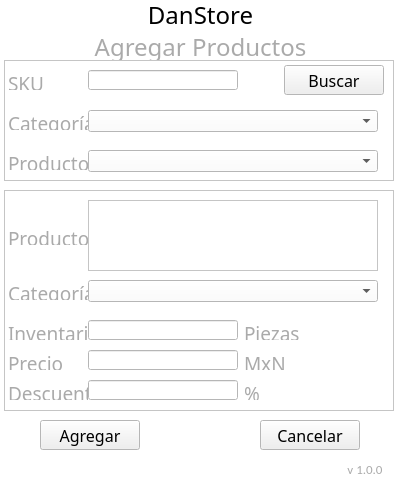
<?xml version="1.0" encoding="UTF-8"?>
<ui version="4.0">
 <class>MainWindow</class>
 <widget class="QMainWindow" name="MainWindow">
  <property name="geometry">
   <rect>
    <x>0</x>
    <y>0</y>
    <width>400</width>
    <height>480</height>
   </rect>
  </property>
  <property name="minimumSize">
   <size>
    <width>400</width>
    <height>480</height>
   </size>
  </property>
  <property name="maximumSize">
   <size>
    <width>400</width>
    <height>600</height>
   </size>
  </property>
  <property name="palette">
   <palette>
    <active>
     <colorrole role="Base">
      <brush brushstyle="SolidPattern">
       <color alpha="255">
        <red>255</red>
        <green>255</green>
        <blue>255</blue>
       </color>
      </brush>
     </colorrole>
     <colorrole role="Window">
      <brush brushstyle="SolidPattern">
       <color alpha="255">
        <red>255</red>
        <green>255</green>
        <blue>255</blue>
       </color>
      </brush>
     </colorrole>
    </active>
    <inactive>
     <colorrole role="Base">
      <brush brushstyle="SolidPattern">
       <color alpha="255">
        <red>255</red>
        <green>255</green>
        <blue>255</blue>
       </color>
      </brush>
     </colorrole>
     <colorrole role="Window">
      <brush brushstyle="SolidPattern">
       <color alpha="255">
        <red>255</red>
        <green>255</green>
        <blue>255</blue>
       </color>
      </brush>
     </colorrole>
    </inactive>
    <disabled>
     <colorrole role="Base">
      <brush brushstyle="SolidPattern">
       <color alpha="255">
        <red>255</red>
        <green>255</green>
        <blue>255</blue>
       </color>
      </brush>
     </colorrole>
     <colorrole role="Window">
      <brush brushstyle="SolidPattern">
       <color alpha="255">
        <red>255</red>
        <green>255</green>
        <blue>255</blue>
       </color>
      </brush>
     </colorrole>
    </disabled>
   </palette>
  </property>
  <property name="windowTitle">
   <string>Agregar Productos</string>
  </property>
  <widget class="QWidget" name="centralwidget">
   <widget class="QLabel" name="L14">
    <property name="geometry">
     <rect>
      <x>340</x>
      <y>460</y>
      <width>50</width>
      <height>20</height>
     </rect>
    </property>
    <property name="font">
     <font>
      <family>Calibri</family>
      <pointsize>14</pointsize>
     </font>
    </property>
    <property name="text">
     <string>&lt;html&gt;&lt;head/&gt;&lt;body&gt;&lt;p&gt;&lt;span style=&quot; font-size:10pt; color:#aaaaaa;&quot;&gt;v 1.0.0&lt;/span&gt;&lt;/p&gt;&lt;/body&gt;&lt;/html&gt;</string>
    </property>
    <property name="alignment">
     <set>Qt::AlignCenter</set>
    </property>
   </widget>
   <widget class="QLabel" name="L1">
    <property name="geometry">
     <rect>
      <x>0</x>
      <y>0</y>
      <width>401</width>
      <height>30</height>
     </rect>
    </property>
    <property name="font">
     <font>
      <family>Impact</family>
      <pointsize>18</pointsize>
     </font>
    </property>
    <property name="text">
     <string>DanStore</string>
    </property>
    <property name="alignment">
     <set>Qt::AlignCenter</set>
    </property>
   </widget>
   <widget class="QPushButton" name="b_Cancelar">
    <property name="geometry">
     <rect>
      <x>260</x>
      <y>420</y>
      <width>100</width>
      <height>30</height>
     </rect>
    </property>
    <property name="font">
     <font>
      <family>Swis721 LtCn BT</family>
      <pointsize>12</pointsize>
     </font>
    </property>
    <property name="focusPolicy">
     <enum>Qt::StrongFocus</enum>
    </property>
    <property name="text">
     <string>Cancelar</string>
    </property>
   </widget>
   <widget class="QFrame" name="fr_buscar">
    <property name="geometry">
     <rect>
      <x>4</x>
      <y>60</y>
      <width>390</width>
      <height>121</height>
     </rect>
    </property>
    <property name="frameShape">
     <enum>QFrame::StyledPanel</enum>
    </property>
    <property name="frameShadow">
     <enum>QFrame::Raised</enum>
    </property>
    <widget class="QPushButton" name="b_Buscar">
     <property name="geometry">
      <rect>
       <x>280</x>
       <y>5</y>
       <width>100</width>
       <height>30</height>
      </rect>
     </property>
     <property name="font">
      <font>
       <family>Swis721 LtCn BT</family>
       <pointsize>12</pointsize>
      </font>
     </property>
     <property name="focusPolicy">
      <enum>Qt::StrongFocus</enum>
     </property>
     <property name="text">
      <string>Buscar</string>
     </property>
    </widget>
    <widget class="QLabel" name="L3">
     <property name="geometry">
      <rect>
       <x>4</x>
       <y>10</y>
       <width>80</width>
       <height>20</height>
      </rect>
     </property>
     <property name="font">
      <font>
       <family>Swis721 LtCn BT</family>
       <pointsize>14</pointsize>
      </font>
     </property>
     <property name="text">
      <string>&lt;html&gt;&lt;head/&gt;&lt;body&gt;&lt;p&gt;&lt;span style=&quot; color:#aaaaaa;&quot;&gt;SKU&lt;/span&gt;&lt;/p&gt;&lt;/body&gt;&lt;/html&gt;</string>
     </property>
    </widget>
    <widget class="QLineEdit" name="D_sku">
     <property name="geometry">
      <rect>
       <x>84</x>
       <y>10</y>
       <width>150</width>
       <height>20</height>
      </rect>
     </property>
     <property name="palette">
      <palette>
       <active>
        <colorrole role="Text">
         <brush brushstyle="SolidPattern">
          <color alpha="255">
           <red>0</red>
           <green>160</green>
           <blue>245</blue>
          </color>
         </brush>
        </colorrole>
       </active>
       <inactive>
        <colorrole role="Text">
         <brush brushstyle="SolidPattern">
          <color alpha="255">
           <red>0</red>
           <green>160</green>
           <blue>245</blue>
          </color>
         </brush>
        </colorrole>
       </inactive>
       <disabled>
        <colorrole role="Text">
         <brush brushstyle="SolidPattern">
          <color alpha="255">
           <red>120</red>
           <green>120</green>
           <blue>120</blue>
          </color>
         </brush>
        </colorrole>
       </disabled>
      </palette>
     </property>
     <property name="font">
      <font>
       <family>Calibri</family>
       <pointsize>12</pointsize>
      </font>
     </property>
     <property name="text">
      <string/>
     </property>
     <property name="maxLength">
      <number>10</number>
     </property>
     <property name="clearButtonEnabled">
      <bool>true</bool>
     </property>
    </widget>
    <widget class="QLabel" name="L4">
     <property name="geometry">
      <rect>
       <x>4</x>
       <y>50</y>
       <width>80</width>
       <height>20</height>
      </rect>
     </property>
     <property name="font">
      <font>
       <family>Swis721 LtCn BT</family>
       <pointsize>14</pointsize>
      </font>
     </property>
     <property name="text">
      <string>&lt;html&gt;&lt;head/&gt;&lt;body&gt;&lt;p&gt;&lt;span style=&quot; color:#aaaaaa;&quot;&gt;Categoría&lt;/span&gt;&lt;/p&gt;&lt;/body&gt;&lt;/html&gt;</string>
     </property>
    </widget>
    <widget class="QComboBox" name="D_categoria_2">
     <property name="geometry">
      <rect>
       <x>84</x>
       <y>50</y>
       <width>290</width>
       <height>22</height>
      </rect>
     </property>
     <property name="palette">
      <palette>
       <active>
        <colorrole role="Button">
         <brush brushstyle="SolidPattern">
          <color alpha="255">
           <red>255</red>
           <green>255</green>
           <blue>255</blue>
          </color>
         </brush>
        </colorrole>
        <colorrole role="Text">
         <brush brushstyle="SolidPattern">
          <color alpha="255">
           <red>0</red>
           <green>160</green>
           <blue>245</blue>
          </color>
         </brush>
        </colorrole>
        <colorrole role="Base">
         <brush brushstyle="SolidPattern">
          <color alpha="255">
           <red>255</red>
           <green>255</green>
           <blue>255</blue>
          </color>
         </brush>
        </colorrole>
        <colorrole role="Window">
         <brush brushstyle="SolidPattern">
          <color alpha="255">
           <red>255</red>
           <green>255</green>
           <blue>255</blue>
          </color>
         </brush>
        </colorrole>
       </active>
       <inactive>
        <colorrole role="Button">
         <brush brushstyle="SolidPattern">
          <color alpha="255">
           <red>255</red>
           <green>255</green>
           <blue>255</blue>
          </color>
         </brush>
        </colorrole>
        <colorrole role="Text">
         <brush brushstyle="SolidPattern">
          <color alpha="255">
           <red>0</red>
           <green>160</green>
           <blue>245</blue>
          </color>
         </brush>
        </colorrole>
        <colorrole role="Base">
         <brush brushstyle="SolidPattern">
          <color alpha="255">
           <red>255</red>
           <green>255</green>
           <blue>255</blue>
          </color>
         </brush>
        </colorrole>
        <colorrole role="Window">
         <brush brushstyle="SolidPattern">
          <color alpha="255">
           <red>255</red>
           <green>255</green>
           <blue>255</blue>
          </color>
         </brush>
        </colorrole>
       </inactive>
       <disabled>
        <colorrole role="Button">
         <brush brushstyle="SolidPattern">
          <color alpha="255">
           <red>255</red>
           <green>255</green>
           <blue>255</blue>
          </color>
         </brush>
        </colorrole>
        <colorrole role="Text">
         <brush brushstyle="SolidPattern">
          <color alpha="255">
           <red>120</red>
           <green>120</green>
           <blue>120</blue>
          </color>
         </brush>
        </colorrole>
        <colorrole role="Base">
         <brush brushstyle="SolidPattern">
          <color alpha="255">
           <red>255</red>
           <green>255</green>
           <blue>255</blue>
          </color>
         </brush>
        </colorrole>
        <colorrole role="Window">
         <brush brushstyle="SolidPattern">
          <color alpha="255">
           <red>255</red>
           <green>255</green>
           <blue>255</blue>
          </color>
         </brush>
        </colorrole>
       </disabled>
      </palette>
     </property>
     <property name="styleSheet">
      <string notr="true">background-color: rgb(255, 255, 255);</string>
     </property>
     <property name="editable">
      <bool>false</bool>
     </property>
     <item>
      <property name="text">
       <string/>
      </property>
     </item>
    </widget>
    <widget class="QLabel" name="L5">
     <property name="geometry">
      <rect>
       <x>4</x>
       <y>90</y>
       <width>80</width>
       <height>20</height>
      </rect>
     </property>
     <property name="font">
      <font>
       <family>Swis721 LtCn BT</family>
       <pointsize>14</pointsize>
      </font>
     </property>
     <property name="text">
      <string>&lt;html&gt;&lt;head/&gt;&lt;body&gt;&lt;p&gt;&lt;span style=&quot; color:#aaaaaa;&quot;&gt;Producto&lt;/span&gt;&lt;/p&gt;&lt;/body&gt;&lt;/html&gt;</string>
     </property>
    </widget>
    <widget class="QComboBox" name="D_producto_2">
     <property name="geometry">
      <rect>
       <x>84</x>
       <y>90</y>
       <width>290</width>
       <height>22</height>
      </rect>
     </property>
     <property name="palette">
      <palette>
       <active>
        <colorrole role="Button">
         <brush brushstyle="SolidPattern">
          <color alpha="255">
           <red>255</red>
           <green>255</green>
           <blue>255</blue>
          </color>
         </brush>
        </colorrole>
        <colorrole role="Text">
         <brush brushstyle="SolidPattern">
          <color alpha="255">
           <red>0</red>
           <green>160</green>
           <blue>245</blue>
          </color>
         </brush>
        </colorrole>
        <colorrole role="Base">
         <brush brushstyle="SolidPattern">
          <color alpha="255">
           <red>255</red>
           <green>255</green>
           <blue>255</blue>
          </color>
         </brush>
        </colorrole>
        <colorrole role="Window">
         <brush brushstyle="SolidPattern">
          <color alpha="255">
           <red>255</red>
           <green>255</green>
           <blue>255</blue>
          </color>
         </brush>
        </colorrole>
       </active>
       <inactive>
        <colorrole role="Button">
         <brush brushstyle="SolidPattern">
          <color alpha="255">
           <red>255</red>
           <green>255</green>
           <blue>255</blue>
          </color>
         </brush>
        </colorrole>
        <colorrole role="Text">
         <brush brushstyle="SolidPattern">
          <color alpha="255">
           <red>0</red>
           <green>160</green>
           <blue>245</blue>
          </color>
         </brush>
        </colorrole>
        <colorrole role="Base">
         <brush brushstyle="SolidPattern">
          <color alpha="255">
           <red>255</red>
           <green>255</green>
           <blue>255</blue>
          </color>
         </brush>
        </colorrole>
        <colorrole role="Window">
         <brush brushstyle="SolidPattern">
          <color alpha="255">
           <red>255</red>
           <green>255</green>
           <blue>255</blue>
          </color>
         </brush>
        </colorrole>
       </inactive>
       <disabled>
        <colorrole role="Button">
         <brush brushstyle="SolidPattern">
          <color alpha="255">
           <red>255</red>
           <green>255</green>
           <blue>255</blue>
          </color>
         </brush>
        </colorrole>
        <colorrole role="Text">
         <brush brushstyle="SolidPattern">
          <color alpha="255">
           <red>120</red>
           <green>120</green>
           <blue>120</blue>
          </color>
         </brush>
        </colorrole>
        <colorrole role="Base">
         <brush brushstyle="SolidPattern">
          <color alpha="255">
           <red>255</red>
           <green>255</green>
           <blue>255</blue>
          </color>
         </brush>
        </colorrole>
        <colorrole role="Window">
         <brush brushstyle="SolidPattern">
          <color alpha="255">
           <red>255</red>
           <green>255</green>
           <blue>255</blue>
          </color>
         </brush>
        </colorrole>
       </disabled>
      </palette>
     </property>
     <property name="styleSheet">
      <string notr="true">background-color: rgb(255, 255, 255);</string>
     </property>
     <property name="editable">
      <bool>false</bool>
     </property>
     <item>
      <property name="text">
       <string/>
      </property>
     </item>
    </widget>
   </widget>
   <widget class="QPushButton" name="b_Agregar">
    <property name="geometry">
     <rect>
      <x>40</x>
      <y>420</y>
      <width>100</width>
      <height>30</height>
     </rect>
    </property>
    <property name="font">
     <font>
      <family>Swis721 LtCn BT</family>
      <pointsize>12</pointsize>
     </font>
    </property>
    <property name="focusPolicy">
     <enum>Qt::StrongFocus</enum>
    </property>
    <property name="text">
     <string>Agregar</string>
    </property>
   </widget>
   <widget class="QFrame" name="fr_datos">
    <property name="geometry">
     <rect>
      <x>4</x>
      <y>190</y>
      <width>390</width>
      <height>221</height>
     </rect>
    </property>
    <property name="frameShape">
     <enum>QFrame::StyledPanel</enum>
    </property>
    <property name="frameShadow">
     <enum>QFrame::Raised</enum>
    </property>
    <widget class="QLabel" name="L6">
     <property name="geometry">
      <rect>
       <x>4</x>
       <y>35</y>
       <width>80</width>
       <height>20</height>
      </rect>
     </property>
     <property name="font">
      <font>
       <family>Swis721 LtCn BT</family>
       <pointsize>14</pointsize>
      </font>
     </property>
     <property name="text">
      <string>&lt;html&gt;&lt;head/&gt;&lt;body&gt;&lt;p&gt;&lt;span style=&quot; color:#aaaaaa;&quot;&gt;Producto&lt;/span&gt;&lt;/p&gt;&lt;/body&gt;&lt;/html&gt;</string>
     </property>
    </widget>
    <widget class="QTextEdit" name="D_producto">
     <property name="geometry">
      <rect>
       <x>84</x>
       <y>10</y>
       <width>290</width>
       <height>71</height>
      </rect>
     </property>
     <property name="palette">
      <palette>
       <active>
        <colorrole role="Text">
         <brush brushstyle="SolidPattern">
          <color alpha="255">
           <red>0</red>
           <green>160</green>
           <blue>245</blue>
          </color>
         </brush>
        </colorrole>
       </active>
       <inactive>
        <colorrole role="Text">
         <brush brushstyle="SolidPattern">
          <color alpha="255">
           <red>0</red>
           <green>160</green>
           <blue>245</blue>
          </color>
         </brush>
        </colorrole>
       </inactive>
       <disabled>
        <colorrole role="Text">
         <brush brushstyle="SolidPattern">
          <color alpha="255">
           <red>120</red>
           <green>120</green>
           <blue>120</blue>
          </color>
         </brush>
        </colorrole>
       </disabled>
      </palette>
     </property>
     <property name="font">
      <font>
       <family>Calibri</family>
       <pointsize>12</pointsize>
      </font>
     </property>
     <property name="html">
      <string>&lt;!DOCTYPE HTML PUBLIC &quot;-//W3C//DTD HTML 4.0//EN&quot; &quot;http://www.w3.org/TR/REC-html40/strict.dtd&quot;&gt;
&lt;html&gt;&lt;head&gt;&lt;meta name=&quot;qrichtext&quot; content=&quot;1&quot; /&gt;&lt;style type=&quot;text/css&quot;&gt;
p, li { white-space: pre-wrap; }
&lt;/style&gt;&lt;/head&gt;&lt;body style=&quot; font-family:'Calibri'; font-size:12pt; font-weight:400; font-style:normal;&quot;&gt;
&lt;p style=&quot;-qt-paragraph-type:empty; margin-top:0px; margin-bottom:0px; margin-left:0px; margin-right:0px; -qt-block-indent:0; text-indent:0px;&quot;&gt;&lt;br /&gt;&lt;/p&gt;&lt;/body&gt;&lt;/html&gt;</string>
     </property>
     <property name="acceptRichText">
      <bool>false</bool>
     </property>
    </widget>
    <widget class="QLabel" name="L7">
     <property name="geometry">
      <rect>
       <x>4</x>
       <y>90</y>
       <width>80</width>
       <height>20</height>
      </rect>
     </property>
     <property name="font">
      <font>
       <family>Swis721 LtCn BT</family>
       <pointsize>14</pointsize>
      </font>
     </property>
     <property name="text">
      <string>&lt;html&gt;&lt;head/&gt;&lt;body&gt;&lt;p&gt;&lt;span style=&quot; color:#aaaaaa;&quot;&gt;Categoría&lt;/span&gt;&lt;/p&gt;&lt;/body&gt;&lt;/html&gt;</string>
     </property>
    </widget>
    <widget class="QComboBox" name="D_categoria">
     <property name="geometry">
      <rect>
       <x>84</x>
       <y>90</y>
       <width>290</width>
       <height>22</height>
      </rect>
     </property>
     <property name="palette">
      <palette>
       <active>
        <colorrole role="Button">
         <brush brushstyle="SolidPattern">
          <color alpha="255">
           <red>255</red>
           <green>255</green>
           <blue>255</blue>
          </color>
         </brush>
        </colorrole>
        <colorrole role="Text">
         <brush brushstyle="SolidPattern">
          <color alpha="255">
           <red>0</red>
           <green>160</green>
           <blue>245</blue>
          </color>
         </brush>
        </colorrole>
        <colorrole role="Base">
         <brush brushstyle="SolidPattern">
          <color alpha="255">
           <red>255</red>
           <green>255</green>
           <blue>255</blue>
          </color>
         </brush>
        </colorrole>
        <colorrole role="Window">
         <brush brushstyle="SolidPattern">
          <color alpha="255">
           <red>255</red>
           <green>255</green>
           <blue>255</blue>
          </color>
         </brush>
        </colorrole>
       </active>
       <inactive>
        <colorrole role="Button">
         <brush brushstyle="SolidPattern">
          <color alpha="255">
           <red>255</red>
           <green>255</green>
           <blue>255</blue>
          </color>
         </brush>
        </colorrole>
        <colorrole role="Text">
         <brush brushstyle="SolidPattern">
          <color alpha="255">
           <red>0</red>
           <green>160</green>
           <blue>245</blue>
          </color>
         </brush>
        </colorrole>
        <colorrole role="Base">
         <brush brushstyle="SolidPattern">
          <color alpha="255">
           <red>255</red>
           <green>255</green>
           <blue>255</blue>
          </color>
         </brush>
        </colorrole>
        <colorrole role="Window">
         <brush brushstyle="SolidPattern">
          <color alpha="255">
           <red>255</red>
           <green>255</green>
           <blue>255</blue>
          </color>
         </brush>
        </colorrole>
       </inactive>
       <disabled>
        <colorrole role="Button">
         <brush brushstyle="SolidPattern">
          <color alpha="255">
           <red>255</red>
           <green>255</green>
           <blue>255</blue>
          </color>
         </brush>
        </colorrole>
        <colorrole role="Text">
         <brush brushstyle="SolidPattern">
          <color alpha="255">
           <red>120</red>
           <green>120</green>
           <blue>120</blue>
          </color>
         </brush>
        </colorrole>
        <colorrole role="Base">
         <brush brushstyle="SolidPattern">
          <color alpha="255">
           <red>255</red>
           <green>255</green>
           <blue>255</blue>
          </color>
         </brush>
        </colorrole>
        <colorrole role="Window">
         <brush brushstyle="SolidPattern">
          <color alpha="255">
           <red>255</red>
           <green>255</green>
           <blue>255</blue>
          </color>
         </brush>
        </colorrole>
       </disabled>
      </palette>
     </property>
     <property name="styleSheet">
      <string notr="true">background-color: rgb(255, 255, 255);</string>
     </property>
     <property name="editable">
      <bool>false</bool>
     </property>
     <item>
      <property name="text">
       <string/>
      </property>
     </item>
    </widget>
    <widget class="QLineEdit" name="D_inventario">
     <property name="geometry">
      <rect>
       <x>84</x>
       <y>130</y>
       <width>150</width>
       <height>20</height>
      </rect>
     </property>
     <property name="palette">
      <palette>
       <active>
        <colorrole role="Text">
         <brush brushstyle="SolidPattern">
          <color alpha="255">
           <red>0</red>
           <green>160</green>
           <blue>245</blue>
          </color>
         </brush>
        </colorrole>
       </active>
       <inactive>
        <colorrole role="Text">
         <brush brushstyle="SolidPattern">
          <color alpha="255">
           <red>0</red>
           <green>160</green>
           <blue>245</blue>
          </color>
         </brush>
        </colorrole>
       </inactive>
       <disabled>
        <colorrole role="Text">
         <brush brushstyle="SolidPattern">
          <color alpha="255">
           <red>120</red>
           <green>120</green>
           <blue>120</blue>
          </color>
         </brush>
        </colorrole>
       </disabled>
      </palette>
     </property>
     <property name="font">
      <font>
       <family>Calibri</family>
       <pointsize>12</pointsize>
      </font>
     </property>
     <property name="text">
      <string/>
     </property>
     <property name="maxLength">
      <number>4</number>
     </property>
     <property name="clearButtonEnabled">
      <bool>true</bool>
     </property>
    </widget>
    <widget class="QLabel" name="L8">
     <property name="geometry">
      <rect>
       <x>4</x>
       <y>130</y>
       <width>80</width>
       <height>20</height>
      </rect>
     </property>
     <property name="font">
      <font>
       <family>Swis721 LtCn BT</family>
       <pointsize>14</pointsize>
      </font>
     </property>
     <property name="text">
      <string>&lt;html&gt;&lt;head/&gt;&lt;body&gt;&lt;p&gt;&lt;span style=&quot; color:#aaaaaa;&quot;&gt;Inventario&lt;/span&gt;&lt;/p&gt;&lt;/body&gt;&lt;/html&gt;</string>
     </property>
    </widget>
    <widget class="QLabel" name="L9">
     <property name="geometry">
      <rect>
       <x>4</x>
       <y>160</y>
       <width>80</width>
       <height>20</height>
      </rect>
     </property>
     <property name="font">
      <font>
       <family>Swis721 LtCn BT</family>
       <pointsize>14</pointsize>
      </font>
     </property>
     <property name="text">
      <string>&lt;html&gt;&lt;head/&gt;&lt;body&gt;&lt;p&gt;&lt;span style=&quot; color:#aaaaaa;&quot;&gt;Precio&lt;/span&gt;&lt;/p&gt;&lt;/body&gt;&lt;/html&gt;</string>
     </property>
    </widget>
    <widget class="QLineEdit" name="D_precio">
     <property name="geometry">
      <rect>
       <x>84</x>
       <y>160</y>
       <width>150</width>
       <height>20</height>
      </rect>
     </property>
     <property name="palette">
      <palette>
       <active>
        <colorrole role="Text">
         <brush brushstyle="SolidPattern">
          <color alpha="255">
           <red>0</red>
           <green>160</green>
           <blue>245</blue>
          </color>
         </brush>
        </colorrole>
       </active>
       <inactive>
        <colorrole role="Text">
         <brush brushstyle="SolidPattern">
          <color alpha="255">
           <red>0</red>
           <green>160</green>
           <blue>245</blue>
          </color>
         </brush>
        </colorrole>
       </inactive>
       <disabled>
        <colorrole role="Text">
         <brush brushstyle="SolidPattern">
          <color alpha="255">
           <red>120</red>
           <green>120</green>
           <blue>120</blue>
          </color>
         </brush>
        </colorrole>
       </disabled>
      </palette>
     </property>
     <property name="font">
      <font>
       <family>Calibri</family>
       <pointsize>12</pointsize>
      </font>
     </property>
     <property name="maxLength">
      <number>10</number>
     </property>
     <property name="frame">
      <bool>true</bool>
     </property>
     <property name="placeholderText">
      <string/>
     </property>
     <property name="clearButtonEnabled">
      <bool>true</bool>
     </property>
    </widget>
    <widget class="QLineEdit" name="D_descuento">
     <property name="geometry">
      <rect>
       <x>84</x>
       <y>190</y>
       <width>150</width>
       <height>20</height>
      </rect>
     </property>
     <property name="palette">
      <palette>
       <active>
        <colorrole role="Text">
         <brush brushstyle="SolidPattern">
          <color alpha="255">
           <red>0</red>
           <green>160</green>
           <blue>245</blue>
          </color>
         </brush>
        </colorrole>
       </active>
       <inactive>
        <colorrole role="Text">
         <brush brushstyle="SolidPattern">
          <color alpha="255">
           <red>0</red>
           <green>160</green>
           <blue>245</blue>
          </color>
         </brush>
        </colorrole>
       </inactive>
       <disabled>
        <colorrole role="Text">
         <brush brushstyle="SolidPattern">
          <color alpha="255">
           <red>120</red>
           <green>120</green>
           <blue>120</blue>
          </color>
         </brush>
        </colorrole>
       </disabled>
      </palette>
     </property>
     <property name="font">
      <font>
       <family>Calibri</family>
       <pointsize>12</pointsize>
      </font>
     </property>
     <property name="text">
      <string/>
     </property>
     <property name="maxLength">
      <number>10</number>
     </property>
     <property name="clearButtonEnabled">
      <bool>true</bool>
     </property>
    </widget>
    <widget class="QLabel" name="L10">
     <property name="geometry">
      <rect>
       <x>4</x>
       <y>190</y>
       <width>80</width>
       <height>20</height>
      </rect>
     </property>
     <property name="font">
      <font>
       <family>Swis721 LtCn BT</family>
       <pointsize>14</pointsize>
      </font>
     </property>
     <property name="text">
      <string>&lt;html&gt;&lt;head/&gt;&lt;body&gt;&lt;p&gt;&lt;span style=&quot; color:#aaaaaa;&quot;&gt;Descuento&lt;/span&gt;&lt;/p&gt;&lt;/body&gt;&lt;/html&gt;</string>
     </property>
    </widget>
    <widget class="QLabel" name="L12">
     <property name="geometry">
      <rect>
       <x>240</x>
       <y>160</y>
       <width>80</width>
       <height>20</height>
      </rect>
     </property>
     <property name="font">
      <font>
       <family>Swis721 LtCn BT</family>
       <pointsize>14</pointsize>
      </font>
     </property>
     <property name="text">
      <string>&lt;html&gt;&lt;head/&gt;&lt;body&gt;&lt;p&gt;&lt;span style=&quot; color:#aaaaaa;&quot;&gt;MxN&lt;/span&gt;&lt;/p&gt;&lt;/body&gt;&lt;/html&gt;</string>
     </property>
    </widget>
    <widget class="QLabel" name="L13">
     <property name="geometry">
      <rect>
       <x>240</x>
       <y>190</y>
       <width>80</width>
       <height>20</height>
      </rect>
     </property>
     <property name="font">
      <font>
       <family>Swis721 LtCn BT</family>
       <pointsize>14</pointsize>
      </font>
     </property>
     <property name="text">
      <string>&lt;html&gt;&lt;head/&gt;&lt;body&gt;&lt;p&gt;&lt;span style=&quot; color:#aaaaaa;&quot;&gt;%&lt;/span&gt;&lt;/p&gt;&lt;/body&gt;&lt;/html&gt;</string>
     </property>
    </widget>
    <widget class="QLabel" name="L11">
     <property name="geometry">
      <rect>
       <x>240</x>
       <y>130</y>
       <width>80</width>
       <height>20</height>
      </rect>
     </property>
     <property name="font">
      <font>
       <family>Swis721 LtCn BT</family>
       <pointsize>14</pointsize>
      </font>
     </property>
     <property name="text">
      <string>&lt;html&gt;&lt;head/&gt;&lt;body&gt;&lt;p&gt;&lt;span style=&quot; color:#aaaaaa;&quot;&gt;Piezas&lt;/span&gt;&lt;/p&gt;&lt;/body&gt;&lt;/html&gt;</string>
     </property>
    </widget>
   </widget>
   <widget class="QLabel" name="L2">
    <property name="geometry">
     <rect>
      <x>0</x>
      <y>30</y>
      <width>401</width>
      <height>30</height>
     </rect>
    </property>
    <property name="font">
     <font>
      <family>Swis721 LtCn BT</family>
      <pointsize>18</pointsize>
     </font>
    </property>
    <property name="frameShadow">
     <enum>QFrame::Plain</enum>
    </property>
    <property name="midLineWidth">
     <number>0</number>
    </property>
    <property name="text">
     <string>&lt;html&gt;&lt;head/&gt;&lt;body&gt;&lt;p&gt;&lt;span style=&quot; color:#aaaaaa;&quot;&gt;Agregar Productos&lt;/span&gt;&lt;/p&gt;&lt;/body&gt;&lt;/html&gt;</string>
    </property>
    <property name="alignment">
     <set>Qt::AlignCenter</set>
    </property>
   </widget>
  </widget>
 </widget>
 <tabstops>
  <tabstop>D_sku</tabstop>
  <tabstop>b_Buscar</tabstop>
  <tabstop>D_categoria_2</tabstop>
  <tabstop>D_producto_2</tabstop>
  <tabstop>D_producto</tabstop>
  <tabstop>D_categoria</tabstop>
  <tabstop>D_inventario</tabstop>
  <tabstop>D_precio</tabstop>
  <tabstop>D_descuento</tabstop>
  <tabstop>b_Agregar</tabstop>
  <tabstop>b_Cancelar</tabstop>
 </tabstops>
 <resources/>
 <connections/>
</ui>
